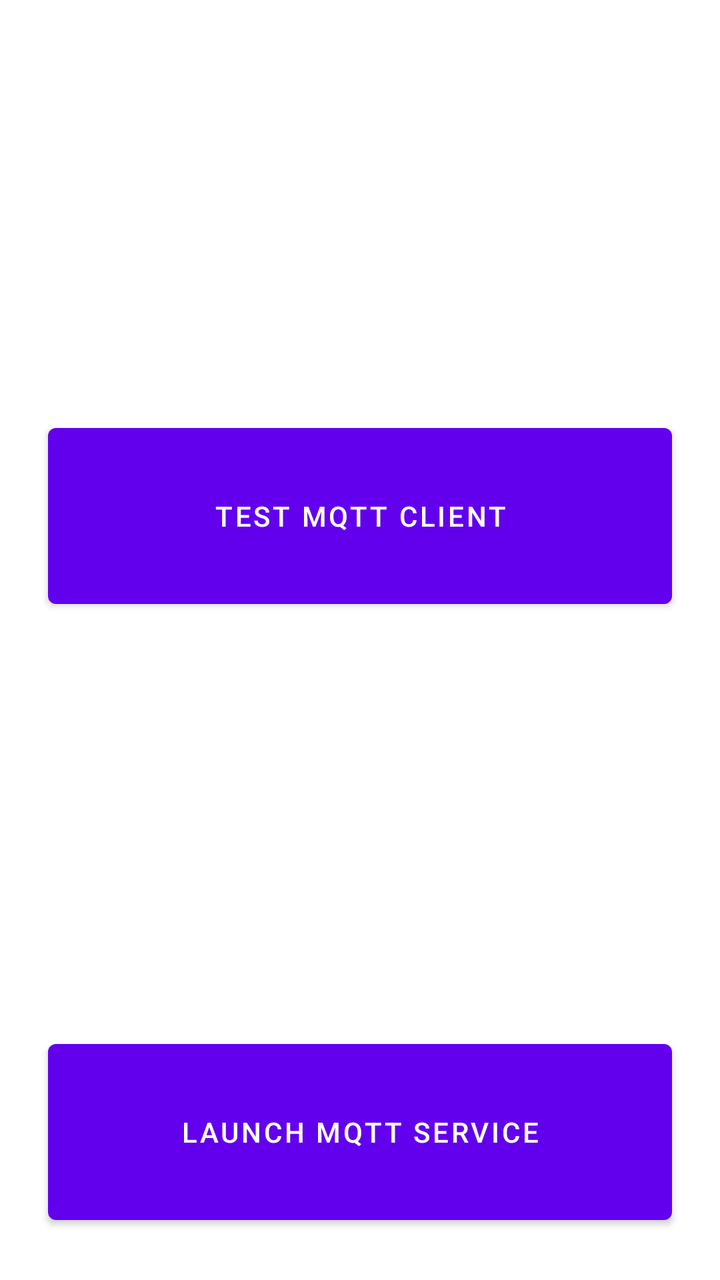
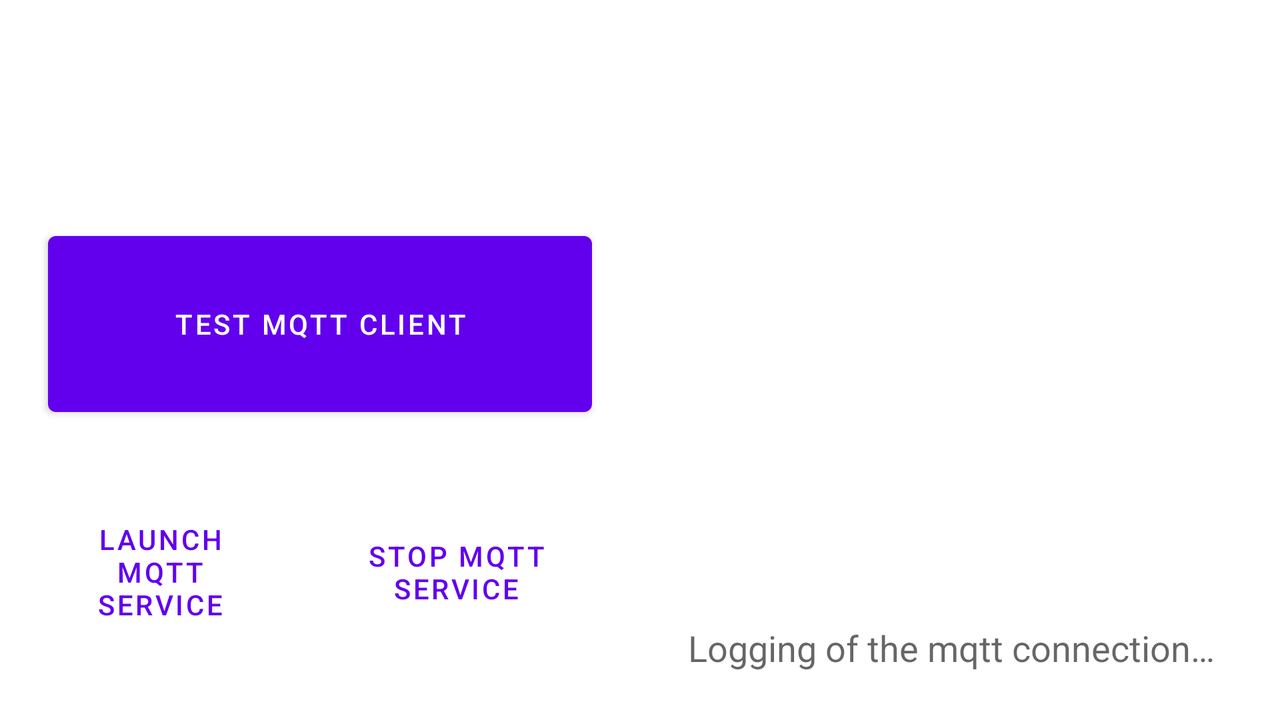

First picture: res/layout/ on a phone held upright. Second picture: the repository's own variant of that layout, on a device whose configuration matches the variant's folder. Source for both follows.
<!-- AndroidManifest.xml: application theme Theme.MQTTDevMon -->
<!-- res/layout/activity_main.xml -->
<?xml version="1.0" encoding="utf-8"?>
<androidx.coordinatorlayout.widget.CoordinatorLayout xmlns:tools="http://schemas.android.com/tools"
    android:id="@+id/myCoordinatorLayout"
    xmlns:android="http://schemas.android.com/apk/res/android"
    xmlns:app="http://schemas.android.com/apk/res-auto"
    android:layout_width="match_parent"
    android:layout_height="match_parent">

    <androidx.constraintlayout.widget.ConstraintLayout
        android:layout_width="match_parent"
        android:layout_height="match_parent"
        tools:context=".MainActivity">

        <Button
            android:id="@+id/btn_launch_client"
            android:layout_width="0dp"
            android:layout_height="100dp"
            android:layout_marginStart="24dp"
            android:layout_marginTop="24dp"
            android:layout_marginEnd="24dp"
            android:layout_marginBottom="24dp"
            android:text="@string/btn_launch_client"
            app:layout_constraintBottom_toTopOf="@+id/btn_launch_srv"
            app:layout_constraintEnd_toEndOf="parent"
            app:layout_constraintStart_toStartOf="parent"
            app:layout_constraintTop_toTopOf="parent" />

        <Button
            android:id="@+id/btn_launch_srv"
            android:layout_width="0dp"
            android:layout_height="100dp"
            android:layout_marginStart="24dp"
            android:layout_marginEnd="24dp"
            android:layout_marginBottom="24dp"
            android:text="@string/btn_launch_service"
            app:layout_constraintBottom_toBottomOf="parent"
            app:layout_constraintEnd_toEndOf="parent"
            app:layout_constraintStart_toStartOf="parent" />


    </androidx.constraintlayout.widget.ConstraintLayout>
</androidx.coordinatorlayout.widget.CoordinatorLayout>
<!-- resources referenced by this layout -->
<resources>
  <string name="btn_launch_client">Test Mqtt Client</string>
  <string name="btn_launch_service">Launch Mqtt Service</string>
  <style name="Theme.MQTTDevMon" parent="Theme.MaterialComponents.DayNight.DarkActionBar">
          
          <item name="colorPrimary">@color/purple_500</item>
          <item name="colorPrimaryVariant">@color/purple_700</item>
          <item name="colorOnPrimary">@color/white</item>
          
          <item name="colorSecondary">@color/teal_200</item>
          <item name="colorSecondaryVariant">@color/teal_700</item>
          <item name="colorOnSecondary">@color/black</item>
          
          <item name="android:statusBarColor" tools:targetApi="l">?attr/colorPrimaryVariant</item>
          
      </style>
</resources>
<!-- res/layout-land/activity_main.xml (the repository's variant of the layout above) -->
<!-- drawn on the phone turned sideways -->
<?xml version="1.0" encoding="utf-8"?>
<androidx.coordinatorlayout.widget.CoordinatorLayout xmlns:android="http://schemas.android.com/apk/res/android"
    xmlns:app="http://schemas.android.com/apk/res-auto"
    xmlns:tools="http://schemas.android.com/tools"
    android:id="@+id/myCoordinatorLayout"
    android:layout_width="match_parent"
    android:layout_height="match_parent"
    android:textAlignment="viewEnd">

    <LinearLayout
        android:layout_width="match_parent"
        android:layout_height="match_parent"
        android:baselineAligned="false"
        android:orientation="horizontal">

        <androidx.constraintlayout.widget.ConstraintLayout
            android:layout_width="match_parent"
            android:layout_height="match_parent"
            android:layout_weight="1"
            tools:context=".MainActivity">

            <TextView
                android:id="@+id/connection_text"
                android:layout_width="0dp"
                android:layout_height="wrap_content"
                android:layout_marginStart="24dp"
                android:layout_marginTop="24dp"
                android:layout_marginEnd="24dp"
                android:textSize="18sp"
                app:layout_constraintEnd_toEndOf="parent"
                app:layout_constraintStart_toStartOf="parent"
                app:layout_constraintTop_toTopOf="parent" />

            <TextView
                android:id="@+id/message_text"
                android:layout_width="0dp"
                android:layout_height="wrap_content"
                android:layout_marginStart="24dp"
                android:layout_marginTop="24dp"
                android:layout_marginEnd="24dp"
                android:textSize="18sp"
                app:layout_constraintEnd_toEndOf="parent"
                app:layout_constraintStart_toStartOf="parent"
                app:layout_constraintTop_toBottomOf="@+id/connection_text" />

            <Button
                android:id="@+id/btn_launch_client"
                android:layout_width="0dp"
                android:layout_height="100dp"
                android:layout_marginStart="24dp"
                android:layout_marginEnd="24dp"
                android:layout_marginBottom="24dp"
                android:text="@string/btn_launch_client"
                app:layout_constraintBottom_toTopOf="@+id/linearLayout"
                app:layout_constraintEnd_toEndOf="parent"
                app:layout_constraintStart_toStartOf="parent" />

            <LinearLayout
                android:id="@+id/linearLayout"
                android:layout_width="match_parent"
                android:layout_height="100dp"
                android:layout_marginBottom="24dp"
                android:orientation="horizontal"
                app:layout_constraintBottom_toBottomOf="parent"
                app:layout_constraintEnd_toEndOf="parent"
                app:layout_constraintStart_toStartOf="parent">

                <Button
                    android:id="@+id/btn_launch_srv"
                    style="?android:attr/buttonBarButtonStyle"
                    android:layout_height="match_parent"
                    android:layout_width="match_parent"
                    android:layout_marginStart="24dp"
                    android:layout_marginEnd="24dp"
                    android:layout_weight="1"
                    android:text="@string/btn_launch_service" />

                <Button
                    android:id="@+id/btn_stop_srv"
                    style="?android:attr/buttonBarButtonStyle"
                    android:layout_height="match_parent"
                    android:layout_width="match_parent"
                    android:layout_marginEnd="24dp"
                    android:layout_weight="1"
                    android:text="@string/btn_stop_service" />
            </LinearLayout>


        </androidx.constraintlayout.widget.ConstraintLayout>

        <androidx.constraintlayout.widget.ConstraintLayout
            android:layout_width="match_parent"
            android:layout_height="match_parent"
            android:layout_weight="1">

            <TextView
                android:id="@+id/logging_text"
                android:layout_width="0dp"
                android:layout_height="0dp"
                android:layout_marginStart="24dp"
                android:layout_marginTop="24dp"
                android:layout_marginEnd="24dp"
                android:layout_marginBottom="24dp"
                android:allowUndo="false"
                android:ems="10"
                android:gravity="bottom|start"
                android:hapticFeedbackEnabled="false"
                android:hint="@string/logging_view_hint"
                android:importantForAutofill="no"
                android:inputType="none"
                android:isScrollContainer="true"
                android:saveEnabled="false"
                android:soundEffectsEnabled="false"
                android:textSize="18sp"
                app:layout_constraintBottom_toBottomOf="parent"
                app:layout_constraintEnd_toEndOf="parent"
                app:layout_constraintStart_toStartOf="parent"
                app:layout_constraintTop_toTopOf="parent" />
        </androidx.constraintlayout.widget.ConstraintLayout>

    </LinearLayout>

</androidx.coordinatorlayout.widget.CoordinatorLayout>
<!-- resources referenced by the variant -->
<!-- as the phone turned sideways resolves them -->
<resources>
  <string name="btn_launch_client">Test Mqtt Client</string>
  <string name="btn_launch_service">Launch Mqtt Service</string>
  <string name="btn_stop_service">Stop Mqtt Service</string>
  <string name="logging_view_hint">Logging of the mqtt connection…</string>
  <style name="Theme.MQTTDevMon" parent="Theme.MaterialComponents.DayNight.DarkActionBar">
          
          <item name="colorPrimary">@color/purple_500</item>
          <item name="colorPrimaryVariant">@color/purple_700</item>
          <item name="colorOnPrimary">@color/white</item>
          
          <item name="colorSecondary">@color/teal_200</item>
          <item name="colorSecondaryVariant">@color/teal_700</item>
          <item name="colorOnSecondary">@color/black</item>
          
          <item name="android:statusBarColor" tools:targetApi="l">?attr/colorPrimaryVariant</item>
          
      </style>
</resources>
